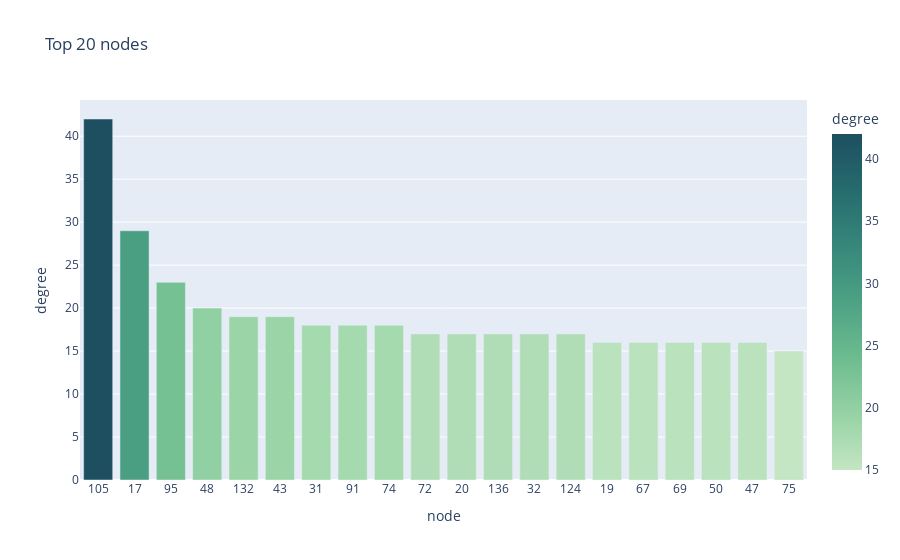

This figure's notebook cell:
### Markdown cell above
Como se observa en las gráficas debajo, el mayor grado lo tiene el nodo 105 y el menor grado lo tienen los nodos 80, 63, 1, 92, 42 98 y 15. Esto quiere decir que el grado 105 tiene el máximo número de arcos adyacentes, mientras que los últimos los menos

### Code cell
fig = px.bar(degree_df_top20, x='node', y='degree', title='Top 20 nodes', color='degree', color_continuous_scale='blugrn')
fig.show()

### Figure 1 — Plotly figure (JSON) as saved in the notebook; plotly's stock layout.template omitted (floating-point values rounded to 4 significant figures)
{"data": [{"alignmentgroup": "True", "hovertemplate": "node=%{x}<br>degree=%{marker.color}<extra></extra>", "legendgroup": "", "marker": {"color": [42, 29, 23, 20, 19, 19, 18, 18, 18, 17, 17, 17, 17, 17, 16, 16, 16, 16, 16, 15], "coloraxis": "coloraxis", "pattern": {"shape": ""}}, "name": "", "offsetgroup": "", "orientation": "v", "showlegend": false, "textposition": "auto", "type": "bar", "x": ["105", "17", "95", "48", "132", "43", "31", "91", "74", "72", "20", "136", "32", "124", "19", "67", "69", "50", "47", "75"], "xaxis": "x", "y": [42, 29, 23, 20, 19, 19, 18, 18, 18, 17, 17, 17, 17, 17, 16, 16, 16, 16, 16, 15], "yaxis": "y"}], "layout": {"barmode": "relative", "coloraxis": {"colorbar": {"title": {"text": "degree"}}, "colorscale": [[0, "rgb(196, 230, 195)"], [0.1667, "rgb(150, 210, 164)"], [0.3333, "rgb(109, 188, 144)"], [0.5, "rgb(77, 162, 132)"], [0.6667, "rgb(54, 135, 122)"], [0.8333, "rgb(38, 107, 110)"], [1, "rgb(29, 79, 96)"]]}, "legend": {"tracegroupgap": 0}, "title": {"text": "Top 20 nodes"}, "xaxis": {"anchor": "y", "domain": [0, 1], "title": {"text": "node"}}, "yaxis": {"anchor": "x", "domain": [0, 1], "title": {"text": "degree"}}}}
